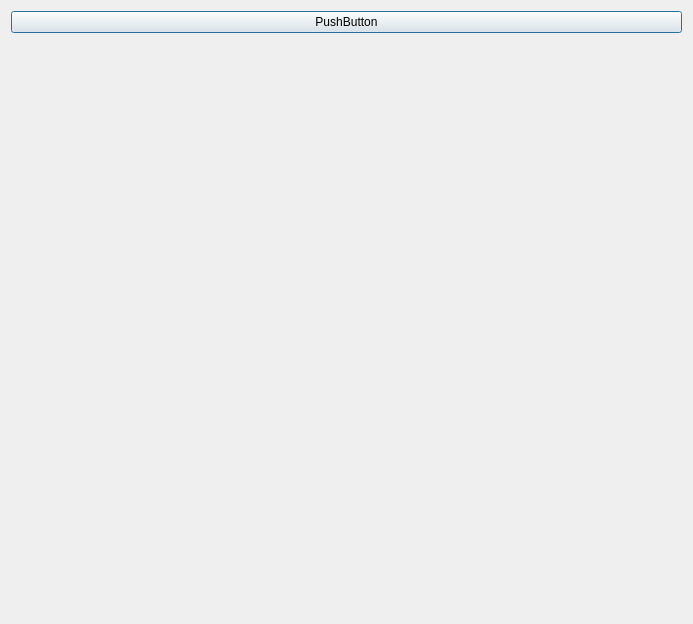
<?xml version="1.0" encoding="UTF-8"?>
<ui version="4.0">
 <class>Dialog</class>
 <widget class="QDialog" name="Dialog">
  <property name="geometry">
   <rect>
    <x>0</x>
    <y>0</y>
    <width>693</width>
    <height>624</height>
   </rect>
  </property>
  <property name="windowTitle">
   <string>Dialog</string>
  </property>
  <layout class="QVBoxLayout" name="verticalLayout">
   <item>
    <widget class="QPushButton" name="pushButton">
     <property name="text">
      <string>PushButton</string>
     </property>
    </widget>
   </item>
   <item>
    <widget class="QWidget" name="widget" native="true"/>
   </item>
  </layout>
 </widget>
 <resources/>
 <connections/>
</ui>
